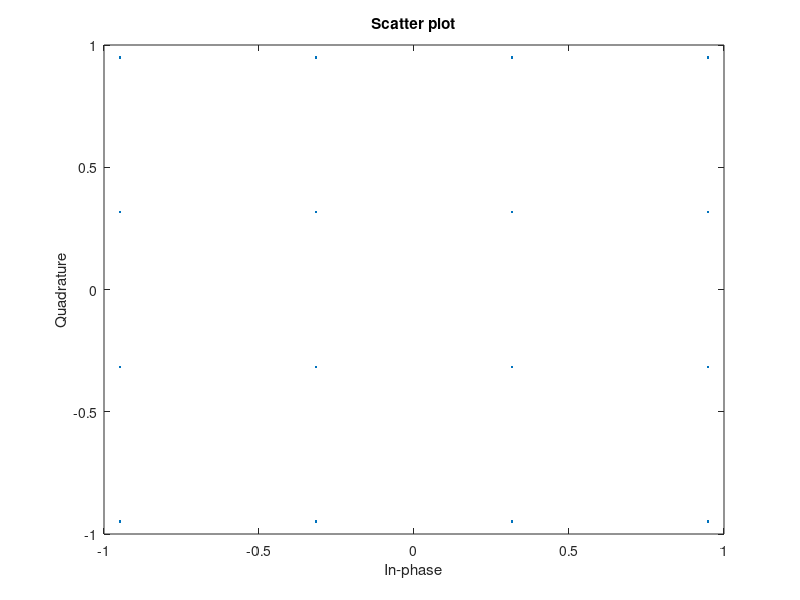
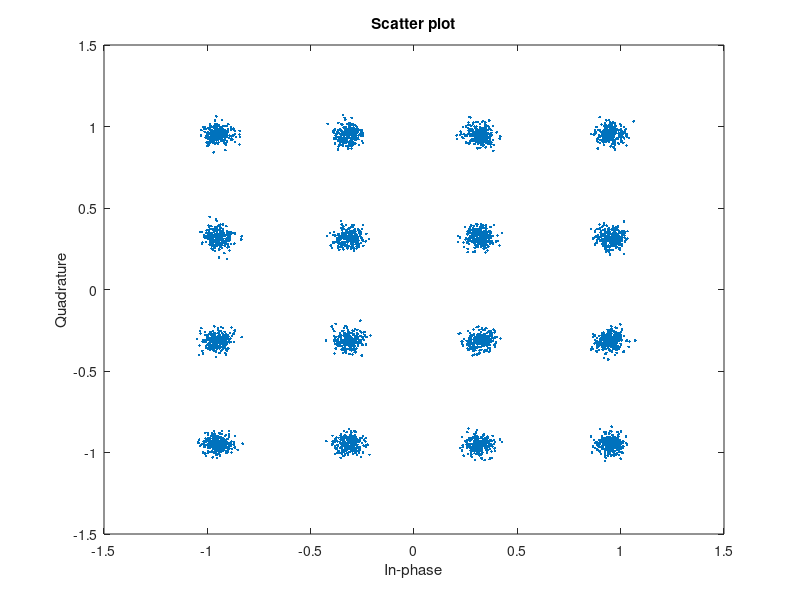

MATLAB code for these plots, in order:
% Write a program to plot signal constellation diagram of received 16-Square QAM signal in the presence of AWGN.

clc;
clear all;
close all;
pkg load communications
N = 16000;  % Number of bits to be transmitted using 16-Square QAM
            % Too large value may slow down the program
x = randi([0,1],1,N); % Random input bits generation
M = 16;     % Number of Symbols in 16-Square QAM
d = sqrt(2/5); % Average symbol energy is normalised to unity

% Symbol Generation
yy = [];
for i=1:4:length(x)
  if x(i)==0 && x(i+1)==0 & x(i+2)==0 & x(i+3)==0
    y = -3*d/2+j*(-3*d/2);
  elseif x(i)==0 && x(i+1)==0 & x(i+2)==0 & x(i+3)==1
    y = -3*d/2+j*(-d/2);
  elseif x(i)==0 && x(i+1)==0 & x(i+2)==1 & x(i+3)==1
    y = -3*d/2+j*(d/2);
  elseif x(i)==0 && x(i+1)==0 & x(i+2)==1 & x(i+3)==0
    y = -3*d/2+j*(3*d/2);

  elseif x(i)==0 && x(i+1)==1 & x(i+2)==0 & x(i+3)==0
    y = -d/2+j*(-3*d/2);
  elseif x(i)==0 && x(i+1)==1 & x(i+2)==0 & x(i+3)==1
    y = -d/2+j*(-d/2);
  elseif x(i)==0 && x(i+1)==1 & x(i+2)==1 & x(i+3)==1
    y = -d/2+j*(d/2);
  elseif x(i)==0 && x(i+1)==1 & x(i+2)==1 & x(i+3)==0
    y = -d/2+j*(3*d/2);

  elseif x(i)==1 && x(i+1)==1 & x(i+2)==0 & x(i+3)==0
    y = d/2+j*(-3*d/2);
  elseif x(i)==1 && x(i+1)==1 & x(i+2)==0 & x(i+3)==1
    y = d/2+j*(-d/2);
  elseif x(i)==1 && x(i+1)==1 & x(i+2)==1 & x(i+3)==1
    y = d/2+j*(d/2);
  elseif x(i)==1 && x(i+1)==1 & x(i+2)==1 & x(i+3)==0
    y = d/2+j*(3*d/2);

  elseif x(i)==1 && x(i+1)==0 & x(i+2)==0 & x(i+3)==0
    y = 3*d/2+j*(-3*d/2);
  elseif x(i)==1 && x(i+1)==0 & x(i+2)==0 & x(i+3)==1
    y = 3*d/2+j*(-d/2);
  elseif x(i)==1 && x(i+1)==0 & x(i+2)==1 & x(i+3)==1
    y = 3*d/2+j*(d/2);
  elseif x(i)==1 && x(i+1)==0 & x(i+2)==1 & x(i+3)==0
    y = 3*d/2+j*(3*d/2);
  endif
% Transmitted Symbols
yy = [yy y];
endfor
scatterplot(yy);    % Constellation Diagram without Noise
EbN0db = 20; % Change this value & run program to see the noisy constellation
EbN0 = 10^(EbN0db/10);

% AWGN Channel
n = (1/sqrt(2))*[randn(1,length(yy)) + 1j*randn(1,length(yy))];
sigma = sqrt(1/((log2(M))*EbN0));

% Received Symbols
r = yy + sigma*n;
scatterplot(r);    % Constellation Diagram with Noise


